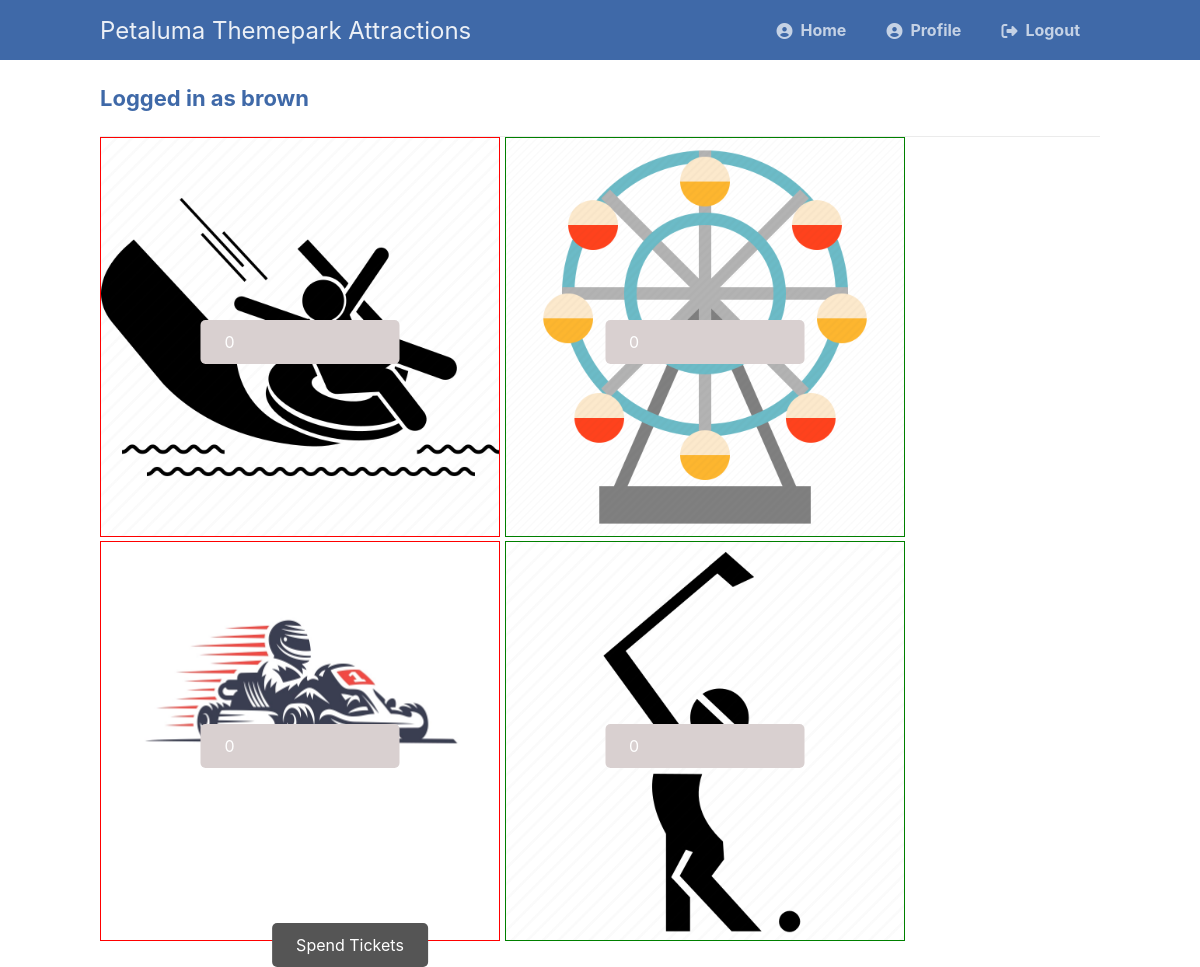
The page /attractions.php (signed in) on the database its author committed.
### tables this page shows
CREATE TABLE `member` (
  `member_ID` mediumint NOT NULL AUTO_INCREMENT,
  `first_name` varchar(45) NOT NULL,
  `last_name` varchar(45) NOT NULL,
  `gender` varchar(45) NOT NULL,
  `address` varchar(45) NOT NULL,
  `birthdate` date NOT NULL,
  `phone_number` varchar(45) NOT NULL,
  `email_address` varchar(45) NOT NULL,
  `join_date` date NOT NULL,
  `password` varchar(255) DEFAULT NULL,
  `username` varchar(255) DEFAULT NULL,
  `QtyWheel` int unsigned DEFAULT '0',
  `QtySpeed` int unsigned DEFAULT '0',
  `QtyAqua` int unsigned DEFAULT '0',
  `QtyPutt` int unsigned DEFAULT '0',
  PRIMARY KEY (`member_ID`)
);

### attractions.php (the view, shortened to what this page needs)
<?php
$dbServername = "localhost";
$dbUsername = "root";
$dbPassword = "Decon_0213";
$dbName = "mydb";
$connProfile = mysqli_connect($dbServername, $dbUsername, $dbPassword, $dbName);
$stmt = $connProfile->prepare('SELECT QtyWheel, QtySpeed, QtyAqua, QtyPutt FROM member WHERE member_ID = ?');
$stmt->bind_param('i', $_SESSION['id']);
$stmt->execute();
$stmt->bind_result($QtyWheel, $QtySpeed, $QtyAqua, $QtyPutt);
?>
<!DOCTYPE html>
<html>
	<head>
		<link href="Profile_Member.css" rel="stylesheet" type="text/css">
		<link href="attractions.css" rel="stylesheet" type="text/css">
		<link rel="stylesheet" href="https://cdnjs.cloudflare.com/ajax/libs/font-awesome/6.2.0/css/all.min.css">
	</head>
	<body class="loggedin">
		<nav class="navtop">
			<div>
				<h1>Petaluma Themepark Attractions</h1>
				<a href="Home_Page.php"><i class="fas fa-user-circle"></i>Home</a>
				<a href="Profile_Member.php"><i class="fas fa-user-circle"></i>Profile</a>
				<a href="Logout_Member.php"><i class="fas fa-sign-out-alt"></i>Logout</a>
			</div>
		</nav>
		<div class="content">
			<h2>Logged in as <?=$_SESSION['name']?></h2>
			<form action="attractions_handler.php" method="post">
				<div class="container" id=div1>
					<input type="text" class="inp" name="QtyAqua" value=<?=$QtyAqua?> placeholder="Water ride (<?=$QtyAqua?>)" required>
				</div>
				<div class="container" id=div2>
					<input type="text" class="inp" name="QtyWheel" value=<?=$QtyWheel?> placeholder="Ferris Wheel (<?=$QtyWheel?>)" required>
				</div>
				<div class="container" id=div1>
					<img src="speed.webp">
					<input type="text" class="inp" name="QtySpeed" value=<?=$QtySpeed?> placeholder="Speedway (<?=$QtySpeed?>)" required>
				</div>
				<div class="container" id=div2>
					<input type="text" class="inp" name="QtyPutt" value=<?=$QtyPutt?> placeholder="Mini Golf (<?=$QtyPutt?>)" required>
				</div>
				<div class="content">
					<div class="container">
						<button type="submit" class="btn" name="submit">Spend Tickets</button>
					</div>
				</div>
			</form>
		</div>
	</body>
</html>

### Profile_Member.css (style rules this page uses)
* { box-sizing: border-box; font-family: -apple-system, BlinkMacSystemFont, "segoe ui", roboto, oxygen, ubuntu, cantarell, "fira sans", "droid sans", "helvetica neue", Arial, sans-serif; font-size: 16px; -webkit-font-smoothing: antialiased; -moz-osx-font-smoothing: grayscale; }
body { background-color: #FFFFFF; margin: 0; }
.navtop { background-color: #3f69a8; height: 60px; width: 100%; border: 0; }
.navtop div { display: flex; margin: 0 auto; width: 1000px; height: 100%; }
.navtop div h1, .navtop div a { display: inline-flex; align-items: center; }
.navtop div h1 { flex: 1; font-size: 24px; padding: 0; margin: 0; color: #ecf0f6; font-weight: normal; }
.navtop div a { padding: 0 20px; text-decoration: none; color: #c5d2e5; font-weight: bold; }
.navtop div a i { padding: 2px 8px 0 0; }
.content { width: 1000px; margin: 0 auto; }
.content h2 { margin: 0; padding: 25px 0; font-size: 22px; border-bottom: 1px solid #ebebeb; color: #3f69a8; }

### attractions.css (style rules this page uses)
.container { position: relative; width: 50%; }
.container img { width: 100%; height: auto; }
.container .btn { position: absolute; top: 50%; left: 50%; transform: translate(-50%, -50%); -ms-transform: translate(-50%, -50%); background-color: #555; color: white; font-size: 16px; padding: 12px 24px; border: none; cursor: pointer; border-radius: 5px; }
.container .inp { position: absolute; top: 50%; left: 50%; transform: translate(-50%, -50%); -ms-transform: translate(-50%, -50%); background-color: #d9d0d0; color: rgb(255, 255, 255); font-size: 16px; padding: 12px 24px; border: none; cursor: text; border-radius: 5px; }
#div1 { display: inline-block; width:400px; height:400px; border: 1px solid red; }
#div2 { display: inline-block; width:400px; height:400px; border: 1px solid green; }
img { float: left; width: auto; height: auto; object-fit: fill; }
input[type=text] { width: 50%; padding: 15px; margin: 5px 0 22px 0; border: none; background: #c9c3c3; }

### rows shown on the page
member: QtyAqua "0", QtyWheel "0", QtySpeed "0", QtyPutt "0"

### other values the page prints
$_SESSION['name'] "brown"
